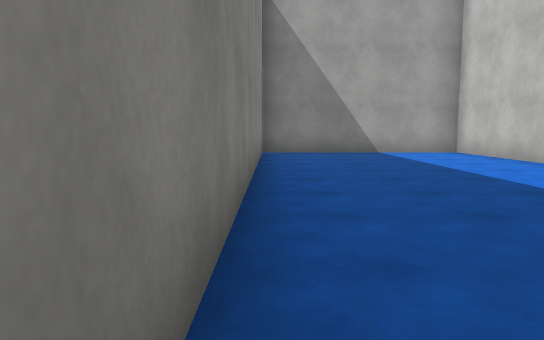
View 1 (above)

18 first-person views from a walk through a 3-D level made in the Unity game engine. The camera is 1.2 m above the floor, tilts 6° down and sees 70° across. The floor is counted in squares, 2 m on a side. Each view is taken from the middle of a square. On the plan, view 1 faces up. The plan holds only what a view shows up to about 11 squares ahead; the rest is blank. The place goes on beyond the plan. The player character is not drawn. Surface patterns are stand-ins for the level's own textures.

View 2
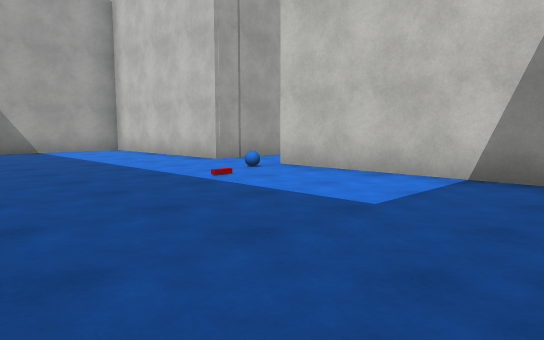

View 3
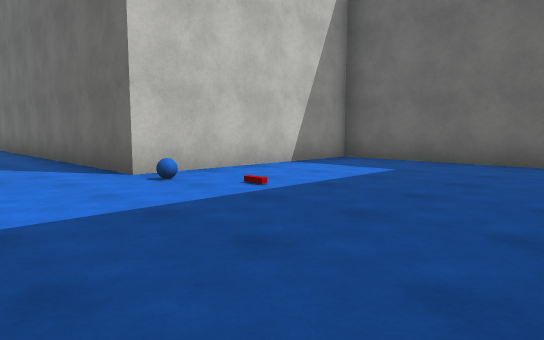

View 4
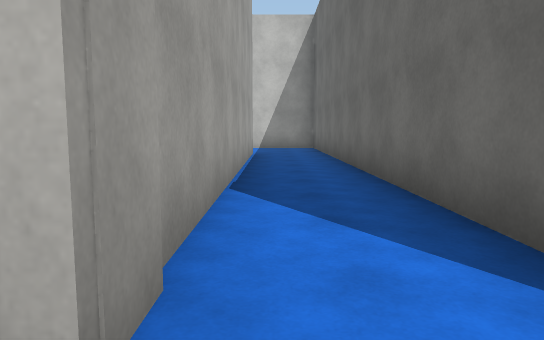

View 5
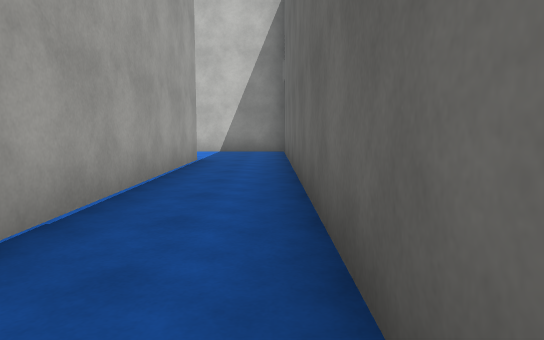

View 6
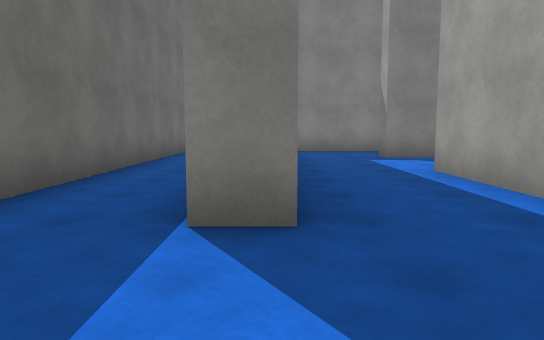

View 7
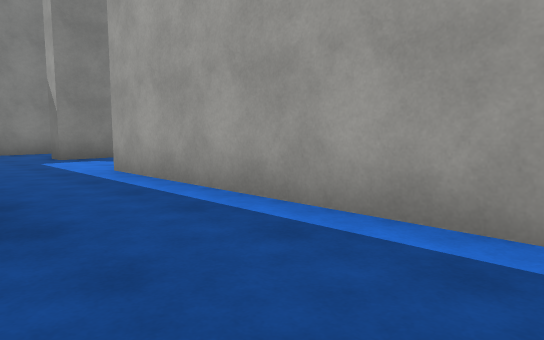

View 8
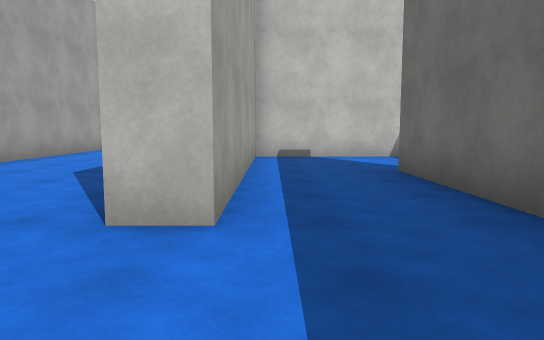

View 9
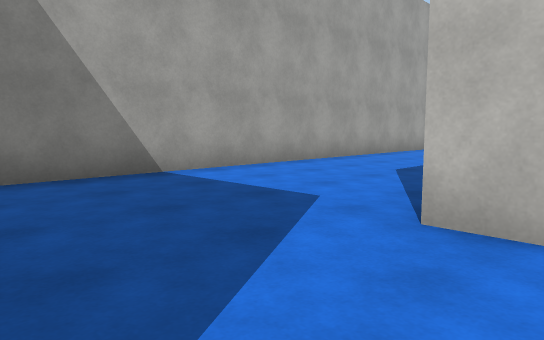

View 10
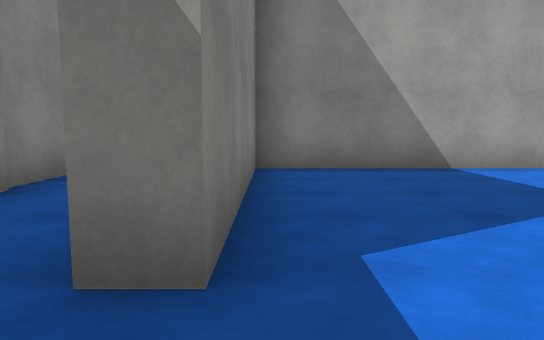

View 11
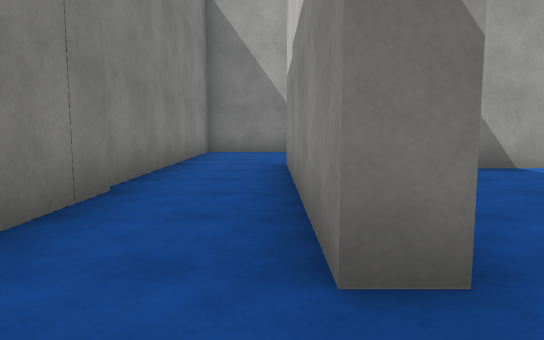

View 12
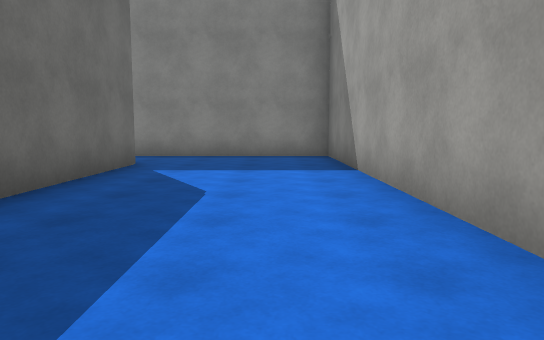

View 13
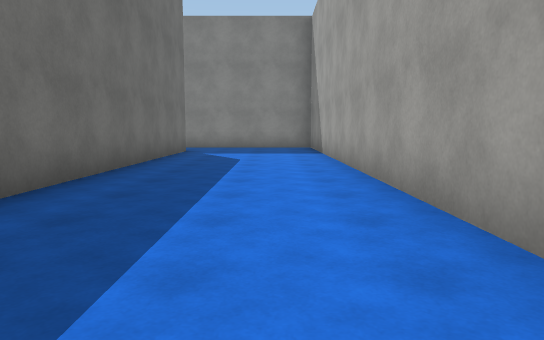

View 14
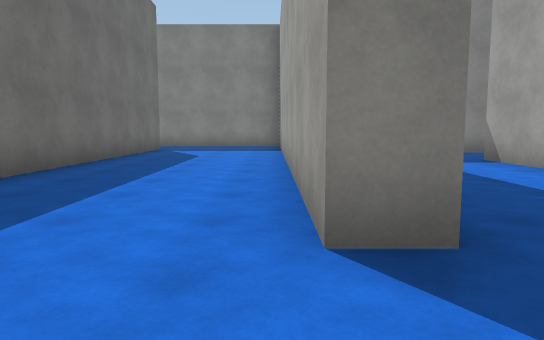

View 15
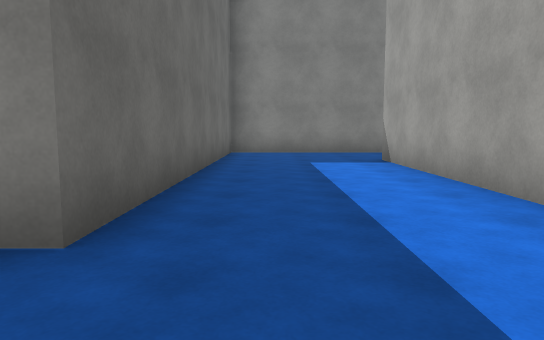

View 16
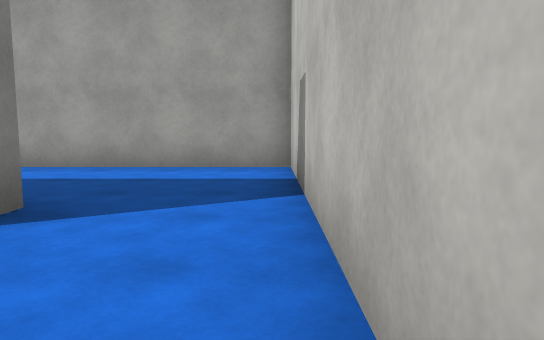

View 17
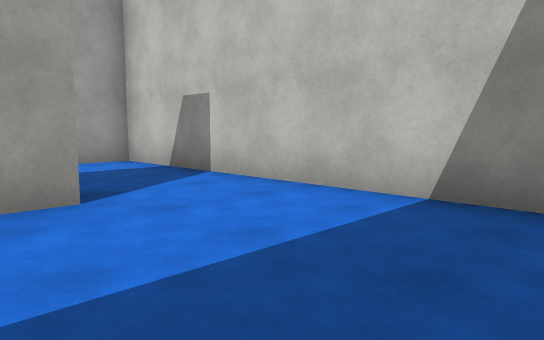

View 18
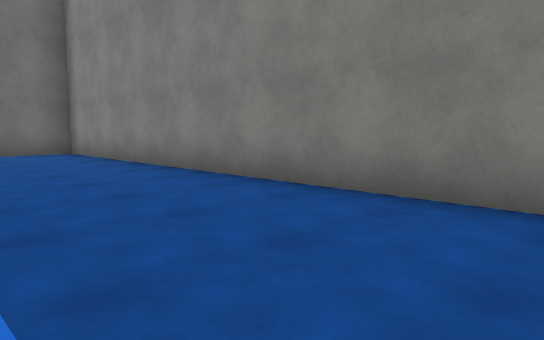

### Floor plan
Points are (right, up) in squares from view 1. A wall is a line through its corners. A room is listed if a view was taken in it or the views show most of it. See-through windows are left out.
Room 1 (views 1, 2, 3, 4, 5, 6, 7, 18)
walls: (10.5, 6.2) (13.6, 6.2) (13.6, 5.5) (4.8, 5.5) (4.8, 10.1) (-0.3, 10.1) (-0.3, -1.2) (4.8, -1.2) (4.8, 3.7) (16.5, 3.7) (16.5, 8.4) (10.4, 8.4)
ways out: opening at (8, 7.5) to room 2; opening at (9.5, 9)
Room 2 (views 8, 9, 10, 11, 12, 13, 14, 16, 17)
walls: (7.8, 8.4) (7.3, 8.4) (7.3, 13.6) (14.8, 13.6); (17.1, 17.3) (5.3, 17.3) (5.3, 6.6); (19.3, 14.5) (19.3, 17.5)
ways out: opening at (8, 7.5) to room 1; opening at (18.5, 18) to room 3
Room 3 (view 15)
walls: (19.3, 17.5) (19.3, 21.2) (11.4, 21.2); (9, 21.5) (9, 17.9) (17.1, 17.9) (17.1, 17.3)
ways out: opening at (18.5, 18) to room 2; opening at (10.5, 22)

Where each view was taken, in squares from view 1:
view 1: 0 up, 0 right, facing up
view 2: 1 down, 0 right, facing up-right
view 3: 6 up, 0 right, facing down-right
view 4: 5 up, 4 right, facing right
view 5: 4 up, 6 right, facing right
view 6: 6 up, 16 right, facing left
view 7: 6 up, 16 right, facing up-left
view 8: 8 up, 8 right, facing right
view 9: 8 up, 8 right, facing up-right
view 10: 7 up, 8 right, facing up
view 11: 7 up, 7 right, facing up
view 12: 16 up, 14 right, facing left
view 13: 16 up, 18 right, facing left
view 14: 17 up, 19 right, facing left
view 15: 19 up, 19 right, facing left
view 16: 15 up, 19 right, facing up
view 17: 14 up, 16 right, facing up-right
view 18: 9 up, 3 right, facing down-left
